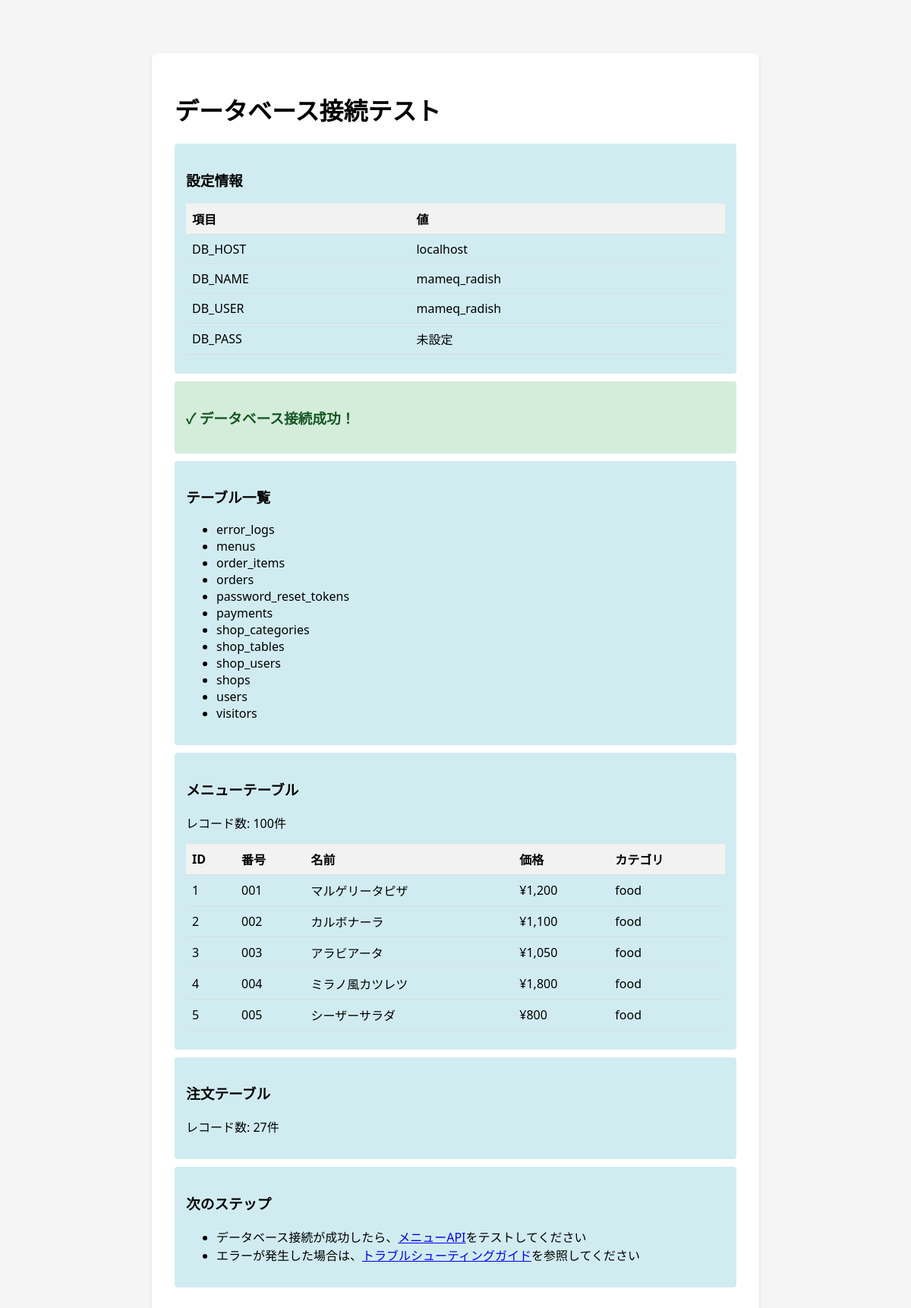
Screenshot of /api-server/radish/tools/test-db.php with the database file from the repository.
### tables this page shows
CREATE TABLE IF NOT EXISTS `menus` (
  `id` INT(11) NOT NULL AUTO_INCREMENT,
  `shop_id` INT(11) NOT NULL COMMENT '店舗ID',
  `number` VARCHAR(10) NOT NULL COMMENT 'メニュー番号（例: 001）',
  `name` VARCHAR(255) NOT NULL COMMENT 'メニュー名',
  `description` TEXT COMMENT '説明',
  `price` INT(11) NOT NULL COMMENT '価格',
  `category` ENUM('drink', 'food', 'dessert', 'other') NOT NULL DEFAULT 'other' COMMENT 'カテゴリ',
  `image_url` VARCHAR(500) COMMENT '画像URL',
  `is_available` TINYINT(1) NOT NULL DEFAULT 1 COMMENT '利用可能フラグ',
  `is_recommended` TINYINT(1) NOT NULL DEFAULT 0 COMMENT 'おすすめフラグ',
  `display_order` INT(11) DEFAULT 0 COMMENT '表示順',
  `created_at` DATETIME NOT NULL DEFAULT CURRENT_TIMESTAMP,
  `updated_at` DATETIME NOT NULL DEFAULT CURRENT_TIMESTAMP ON UPDATE CURRENT_TIMESTAMP,
  PRIMARY KEY (`id`),
  UNIQUE KEY `shop_number` (`shop_id`, `number`),
  KEY `shop_id` (`shop_id`),
  KEY `category` (`category`),
  KEY `is_available` (`is_available`),
  CONSTRAINT `fk_menus_shop` FOREIGN KEY (`shop_id`) REFERENCES `shops` (`id`) ON DELETE CASCADE
);

### api-server/radish/tools/test-db.php (the view, shortened to what this page needs)
<!DOCTYPE html>
<html lang="ja">
<head>
</head>
<body>
    <div class="container">
        <h1>データベース接続テスト</h1>
        <?php
        echo '<div class="info">';
        echo '<h3>設定情報</h3>';
        echo '<table>';
        echo '<tr><th>項目</th><th>値</th></tr>';
        echo '<tr><td>DB_HOST</td><td>' . htmlspecialchars(DB_HOST) . '</td></tr>';
        echo '<tr><td>DB_NAME</td><td>' . htmlspecialchars(DB_NAME) . '</td></tr>';
        echo '<tr><td>DB_USER</td><td>' . htmlspecialchars(DB_USER) . '</td></tr>';
        echo '<tr><td>DB_PASS</td><td>' . (DB_PASS ? '***（設定済み）' : '未設定') . '</td></tr>';
        echo '</table>';
        echo '</div>';
        try {
            $dsn = "mysql:host=" . DB_HOST . ";dbname=" . DB_NAME . ";charset=" . DB_CHARSET;
            $options = [
                PDO::ATTR_ERRMODE => PDO::ERRMODE_EXCEPTION,
                PDO::ATTR_DEFAULT_FETCH_MODE => PDO::FETCH_ASSOC,
            ];
            $pdo = new PDO($dsn, DB_USER, DB_PASS, $options);
            echo '<div class="success">';
            echo '<h3>✓ データベース接続成功！</h3>';
            echo '</div>';
            $stmt = $pdo->query("SHOW TABLES");
            $tables = $stmt->fetchAll(PDO::FETCH_COLUMN);
            echo '<div class="info">';
            echo '<h3>テーブル一覧</h3>';
            if (count($tables) > 0) {
                echo '<ul>';
                foreach ($tables as $table) {
                    echo '<li>' . htmlspecialchars($table) . '</li>';
                }
                echo '</ul>';
            } else {
                echo '<p>テーブルが存在しません。database.sqlをインポートしてください。</p>';
            }
            echo '</div>';
            if (in_array('menus', $tables)) {
                $stmt = $pdo->query("SELECT COUNT(*) FROM menus");
                $count = $stmt->fetchColumn();
                echo '<div class="info">';
                echo '<h3>メニューテーブル</h3>';
                echo '<p>レコード数: ' . $count . '件</p>';
                if ($count > 0) {
                    $stmt = $pdo->query("SELECT * FROM menus LIMIT 5");
                    $menus = $stmt->fetchAll();
                    echo '<table>';
                    echo '<tr><th>ID</th><th>番号</th><th>名前</th><th>価格</th><th>カテゴリ</th></tr>';
                    foreach ($menus as $menu) {
                        echo '<tr>';
                        echo '<td>' . htmlspecialchars($menu['id']) . '</td>';
                        echo '<td>' . htmlspecialchars($menu['number']) . '</td>';
                        echo '<td>' . htmlspecialchars($menu['name']) . '</td>';
                        echo '<td>¥' . number_format($menu['price']) . '</td>';
                        echo '<td>' . htmlspecialchars($menu['category']) . '</td>';
                        echo '</tr>';
                    }
                    echo '</table>';
                }
                echo '</div>';
            } else {
                echo '<div class="error">';
                echo '<h3>✗ メニューテーブルが存在しません</h3>';
                echo '<p>database.sqlをインポートしてください。</p>';
                echo '</div>';
            }
            if (in_array('orders', $tables)) {
                $stmt = $pdo->query("SELECT COUNT(*) FROM orders");
                $count = $stmt->fetchColumn();
                echo '<div class="info">';
                echo '<h3>注文テーブル</h3>';
                echo '<p>レコード数: ' . $count . '件</p>';
                echo '</div>';
            }
        } catch (PDOException $e) {
            echo '<div class="error">';
            echo '<h3>✗ データベース接続エラー</h3>';
            echo '<p>' . htmlspecialchars($e->getMessage()) . '</p>';
            echo '<h4>確認事項:</h4>';
            echo '<ul>';
            echo '<li>DB_HOSTが正しいか確認（エックスサーバーの場合、通常は「localhost」）</li>';
            echo '<li>DB_NAMEが正しいか確認（サーバーパネルで確認）</li>';
            echo '<li>DB_USERが正しいか確認（サーバーパネルで確認）</li>';
            echo '<li>DB_PASSが正しいか確認（サーバーパネルで確認）</li>';
            echo '<li>データベースが作成されているか確認</li>';
            echo '</ul>';
            echo '</div>';
        }
        ?>
        <div class="info">
            <h3>次のステップ</h3>
            <ul>
                <li>データベース接続が成功したら、<a href="api/menus">メニューAPI</a>をテストしてください</li>
                <li>エラーが発生した場合は、<a href="TROUBLESHOOTING.md">トラブルシューティングガイド</a>を参照してください</li>
            </ul>
        </div>
    </div>
</body>
</html>

### api-server/radish/tools/test-db.php (style rules this page uses)
body { font-family: 'Segoe UI', Tahoma, Geneva, Verdana, sans-serif; max-width: 800px; margin: 50px auto; padding: 20px; background-color: #f5f5f5; }
.container { background: white; padding: 30px; border-radius: 8px; box-shadow: 0 2px 4px rgba(0,0,0,0.1); }
.success { color: #155724; background: #d4edda; padding: 15px; border-radius: 4px; margin: 10px 0; }
.info { background: #d1ecf1; padding: 15px; border-radius: 4px; margin: 10px 0; }
table { width: 100%; border-collapse: collapse; margin: 10px 0; }
th, td { padding: 8px; text-align: left; border-bottom: 1px solid #ddd; }
th { background-color: #f2f2f2; }

### rows the page displays
menus: id "1", number "001", name "マルゲリータピザ", price "1,200", category "food"
menus: id "2", number "002", name "カルボナーラ", price "1,100", category "food"
menus: id "3", number "003", name "アラビアータ", price "1,050", category "food"
menus: id "4", number "004", name "ミラノ風カツレツ", price "1,800", category "food"
menus: id "5", number "005", name "シーザーサラダ", price "800", category "food"

### other values shown
DB_HOST "localhost"
DB_NAME "mameq_radish"
DB_USER "mameq_radish"
$table "error_logs"
$table "menus"
$table "order_items"
$table "orders"
$table "password_reset_tokens"
$table "payments"
$table "shop_categories"
$table "shop_tables"
$table "shop_users"
$table "shops"
$table "users"
$table "visitors"
